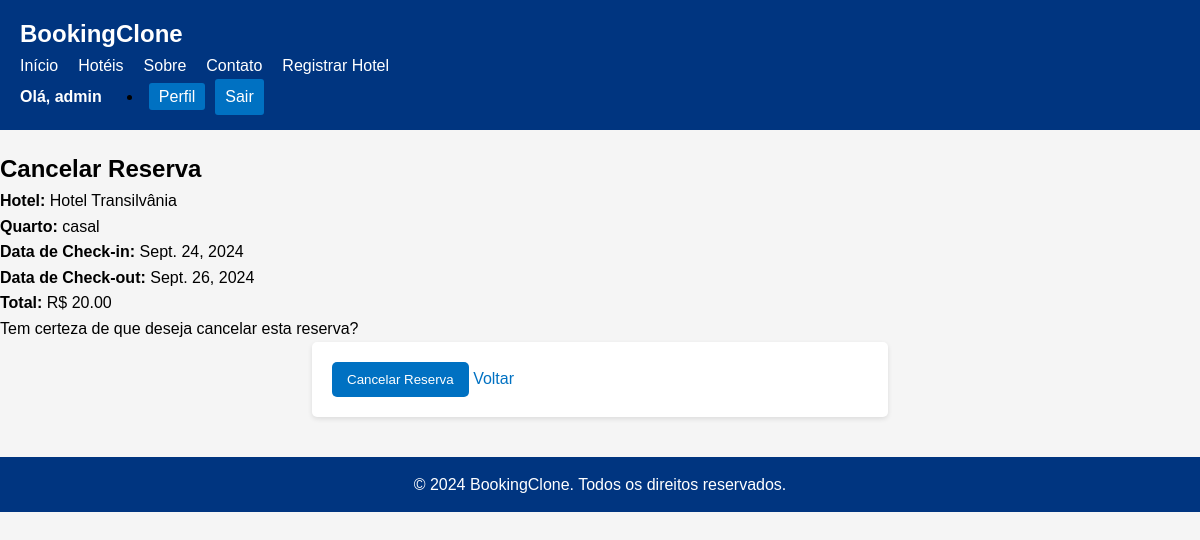
Page /reserva/0/cancelar/ (signed in) on the committed database.
### users/models.py (models this page shows, shortened)
class User(AbstractUser, PermissionsMixin):
    email = models.EmailField(unique=True)
    is_hotel = models.BooleanField(default=False)
    is_cliente = models.BooleanField(default=False)
    is_active = models.BooleanField(default=True)
    is_staff = models.BooleanField(default=False)
    objects = CustomUserManager()
    USERNAME_FIELD = 'username'
    REQUIRED_FIELDS = ['email', 'first_name', 'password']

### cadastro_hotel/models.py (models this page shows, shortened)
class Reserva(models.Model):
    quarto = models.ForeignKey(Quarto, related_name='reservas', on_delete=models.CASCADE)
    check_in = models.DateField()
    check_out = models.DateField()
    def preco_total(self):
        return (self.check_out - self.check_in).days * self.quarto.preco_por_noite

class Quarto(models.Model):
    hotel = models.ForeignKey(Hotel, related_name='quartos', on_delete=models.CASCADE)
    numero = models.IntegerField()
    tipo_quarto = models.CharField(max_length=255)
    capacidade = models.IntegerField(null=True, blank=True)
    preco_por_noite = models.DecimalField(max_digits=10, decimal_places=2)
    img = models.ImageField(upload_to="quarto", null=True, blank=True)

class Hotel(models.Model):
    user = models.ForeignKey(User, related_name='usuário', on_delete=models.CASCADE)
    nome = models.CharField(max_length=255, null=True, blank=True)
    endereco = models.TextField(null=True, blank=True)
    descricao = models.TextField(null=True, blank=True)
    comodidades = models.TextField(help_text="Lista de comodidades separadas por vírgula", null=True, blank=True)
    img = models.ImageField(upload_to="hotel", null=True, blank=True)
    class Meta:
        verbose_name_plural = "Hotéis"

### cadastro_hotel/views.py (the view)
# urls.py: path('reserva/<int:pk>/cancelar/', views.cancelar_reserva, name='cancelar_reserva'),
@login_required
def cancelar_reserva(request, pk):
    reserva = get_object_or_404(Reserva, id=pk)
    context = {'reserva': reserva}
    if request.method == 'POST':
        reserva.delete()
        return redirect('Reserva_cancel_success')
    return render(request, "cadastro_hotel/cancelamento_reserva.html", context)

### cadastro_hotel/templates/cadastro_hotel/cancelamento_reserva.html (shortened to what this page needs)
{% extends 'cadastro_hotel/base.html' %}
{% block content %}
<h2>Cancelar Reserva</h2>
<div class="detalhe-reserva">
    <p><strong>Hotel:</strong> {{ reserva.quarto.hotel.nome }}</p>
    <p><strong>Quarto:</strong> {{ reserva.quarto.tipo_quarto }}</p>
    <p><strong>Data de Check-in:</strong> {{ reserva.check_in }}</p>
    <p><strong>Data de Check-out:</strong> {{ reserva.check_out }}</p>
    <p><strong>Total:</strong> R$ {{ reserva.preco_total }}</p>
</div>
<p>Tem certeza de que deseja cancelar esta reserva?</p>
<form method="post">
    <button type="submit" class="btn btn-danger">Cancelar Reserva</button>
    <a href="{% url 'cadastro_hotel:lista_hotel' %}" class="btn">Voltar</a>
</form>
{% endblock %}

### cadastro_hotel/templates/cadastro_hotel/base.html (shortened to what this page needs)
{% load static %}
<!DOCTYPE html>
<html lang="pt-br">
<head>
    <link rel="stylesheet" href="{% static 'cadastro_hotel/styles.css' %}">
</head>
<body>
    <header>
        <div class="container">
            <div class="logo">
                <a href="">BookingClone</a>
            </div>
            <nav>
                <ul>
                    <li><a href="{% url 'cadastro_hotel:lista_hotel' %}">Início</a></li>
                    <li><a href="">Hotéis</a></li>
                    <li><a href="">Sobre</a></li>
                    <li><a href="">Contato</a></li>
                    <li><a href="{% url 'cadastro_hotel:registrar_hotel' %}">Registrar Hotel</a> </li>
                </ul>
            </nav>
           <div class="auth-links">
                {% if user.is_authenticated %}
                    <span class="user-greeting">Olá, {{ user.username }}</span>
                    <li><a href="{% url 'users:perfil' user.id %}">Perfil</a></li>
                    <a href="{% url 'users:logout' %}">Sair</a>
                {% else %}
                    <a href="{% url 'users:login' %}">Login</a>
                    <a href="{% url 'users:register' %}">Cadastro</a>
                {% endif %}
            </div>
        </div>
    </header>
    <main>
        <div class="container">
            {% block content %}{% endblock %}
        </div>
    </main>
    <footer>
        <div class="container">
            <p>&copy; 2024 BookingClone. Todos os direitos reservados.</p>
        </div>
    </footer>
</body>
</html>

### cadastro_hotel/static/cadastro_hotel/styles.css (style rules this page uses)
* { margin: 0; padding: 0; box-sizing: border-box; }
body { font-family: Arial, sans-serif; line-height: 1.6; background-color: #f5f5f5; }
a { text-decoration: none; color: #0071c2; }
.container { max-width: 1200px; margin: 0 auto; padding: 0 20px; }
header { background-color: #003580; padding: 15px 0; }
header .logo a { font-size: 24px; font-weight: bold; color: white; }
header nav ul { list-style: none; display: flex; gap: 20px; }
header nav ul li a { color: white; }
.auth-links { display: flex; align-items: center; gap: 10px; }
.user-greeting { color: white; margin-right: 15px; font-size: 16px; font-weight: bold; }
.auth-links a { color: white; background-color: #0071c2; padding: 5px 10px; border-radius: 3px; text-decoration: none; transition: background-color 0.3s ease; }
main .container { padding: 20px 0; }
form { background-color: white; padding: 20px; border-radius: 5px; box-shadow: 0 2px 5px rgba(0,0,0,0.1); max-width: 600px; margin: 0 auto; }
form button { background-color: #0071c2; color: white; padding: 10px 15px; border: none; border-radius: 5px; cursor: pointer; transition: background-color 0.3s ease; }
footer { background-color: #003580; color: white; text-align: center; padding: 15px 0; margin-top: 20px; }
form { width: 48%; }

### rows in the picture
User: username "admin"
Reserva: quarto.hotel.nome "Hotel Transilvânia", quarto.tipo_quarto "casal", check_in "Sept. 24, 2024", check_out "Sept. 26, 2024", preco_total "20.00"
